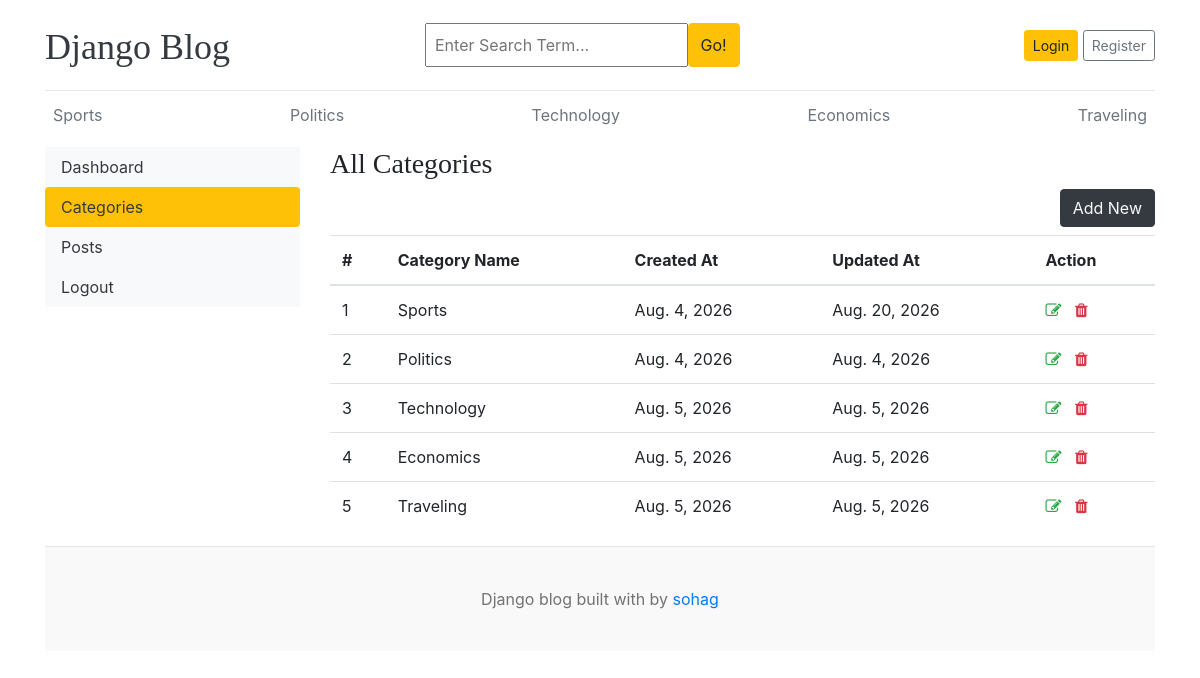
/dashboard/categories/, run on the app's committed database.
### blogs/models.py (models this page shows)
class Category(models.Model):
    category_name=models.CharField(max_length=50)
    created_at=models.DateField(auto_now_add=True)
    updated_at=models.DateField(auto_now=True)
    class Meta:
        verbose_name_plural='categories'
    def __str__(self):
        return self.category_name

### dashboards/views.py (the view)
# urls.py: path('categories/',views.categories,name='categories'),
def categories(request):
    return render(request,'dashboard/categories.html')

### blogs/context_processors.py (called while the page is built)
def get_categories(request):
    categories=Category.objects.all()
    return dict(categories=categories)

def get_social_link(request):
    social_link=SocialPlatform.objects.all()
    return dict(social_link=social_link)

### templates/dashboard/categories.html (shortened to what this page needs)
{%extends 'base.html'%}
{%block content%}
<div class="row">
    {% include "dashboard/sidebar.html" %}
      <div class="col-md-9">
        <h3>All Categories</h3>
        <a href="{%url 'add_categories'%}" class="btn btn-dark text-light float-right mb-2">Add New</a>
         <table class="table table-hover">
            <thead>
                <tr>
                <th>#</th>
                <th>Category Name</th>
                <th>Created At</th>
                <th>Updated At</th>
                <th>Action</th>
                </tr>
            </thead>
            <tbody>
                {%for cat in categories%}
                <tr>
                <td>{{forloop.counter}}</td>
                <td>{{cat}}</td>
                <td>{{cat.created_at}}</td>
                <td>{{cat.updated_at}}</td>
                <td>
                    <a href="{%url 'edit_categories' cat.id %}"><i class="fa fa-edit text-success"></i></a>
                    <a href="{%url 'delete_categories' cat.id%}"><i class="fa fa-trash text-danger"></i></a>
                </td>
                </tr>
                {% endfor %}
          </tbody>
       </table>
      </div>
     </div>
{%endblock%}

### templates/base.html (shortened to what this page needs)
{%load static%}
<!DOCTYPE html>
<html lang="en">
<head>
    <link href="https://getbootstrap.com/docs/4.0/dist/css/bootstrap.min.css" rel="stylesheet">
    <link href="{% static 'css/blog.css'%}" rel="stylesheet">
    <link rel="stylesheet" href="https://cdnjs.cloudflare.com/ajax/libs/font-awesome/4.7.0/css/font-awesome.min.css">
  </head>
<body>
    <div class="container">
      <header class="blog-header py-3">
        <div class="row flex-nowrap justify-content-between align-items-center">
          <div class="col-4 pt-1">
            <a class="blog-header-logo text-dark" href="/">Django Blog</a>
          </div>
          <div class="col-4">
            <form action="{% url 'search' %}" method="GET">
                 <div class="input-group">
                    <input class="p-2 w-75" type="text"  name="keyword" value="{{keyword}}" placeholder="Enter Search Term..." aria-label="Enter">
                    <button class="btn btn-warning" id="button-search" type="submit">Go!</button>
                    </div>
            </form>
          </div>
          <div class="col-4 d-flex justify-content-end align-items-center">
            {%if not user.is_authenticated %}
            <a class="btn btn-sm btn-warning" href="{%url 'login'%}">Login</a> &nbsp;
            <a class="btn btn-sm btn-outline-secondary" href="{%url 'register'%}">Register</a>
            {%else%}
            <span><a href="{%url 'dashboard'%}">Dashboard</a></span>
            &emsp;
            <span><a href="{%url 'logout'%}">Logout</a></span>
            {%endif%}
          </div>
        </div>
      </header>
      <div class="nav-scroller py-1 mb-2">
        <nav class="nav d-flex justify-content-between">
          {% for cat in categories%}
          <a class="p-2 text-muted" href="{% url 'posts_by_category' cat.pk%}">{{cat.category_name}}</a>
          {% endfor %}
        </nav>
      </div>
{% block content %}
{% endblock %}
<footer class="blog-footer">
  <p>Django blog built with by <a href="https://github.com/Rafin-Tahsin-Sohag-25">sohag</a></p>
</footer>
</body>
</html>

### blog_main/static/css/blog.css (style rules this page uses)
.blog-header { border-bottom: 1px solid #e5e5e5; }
.blog-header-logo { font-family: "Playfair Display", Georgia, "Times New Roman", serif; font-size: 2.25rem; }
h1, h2, h3, h4, h5, h6 { font-family: "Playfair Display", Georgia, "Times New Roman", serif; }
.blog-footer { padding: 2.5rem 0; color: #727272; text-align: center; background-color: #f9f9f9; border-top: .05rem solid #e5e5e5; }
.blog-footer p:last-child { margin-bottom: 0; }

### data on the page
Category: category_name "Sports", created_at "Aug. 4, 2026", updated_at "Aug. 20, 2026"
Category: category_name "Politics", created_at "Aug. 4, 2026", updated_at "Aug. 4, 2026"
Category: category_name "Technology", created_at "Aug. 5, 2026", updated_at "Aug. 5, 2026"
Category: category_name "Economics", created_at "Aug. 5, 2026", updated_at "Aug. 5, 2026"
Category: category_name "Traveling", created_at "Aug. 5, 2026", updated_at "Aug. 5, 2026"
